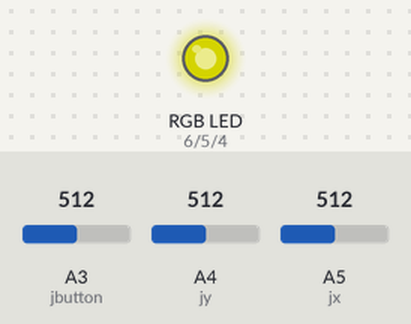
A sketch run on a simulated Arduino Uno, built with avr-gcc and run on an emulated ATmega328P. On the bench: an RGB LED mixed from three pins (HIGH = lit). The test bench sets the inputs (shaded band); at power-on: A4 (jy) = 512, A5 (jx) = 512, A3 (jbutton) = 512. Dim RGB values are drawn brighter than linear.

Above: at 1.3 s.
1.4 s: A4 (jy) set to 716
At 1.9 s:
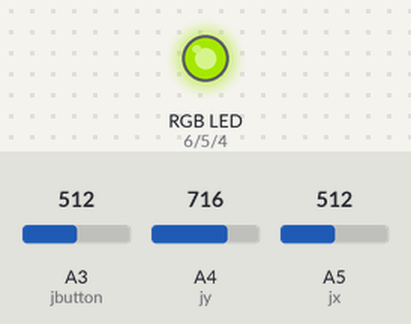
3.0 s: A5 (jx) set to 716
At 4.2 s:
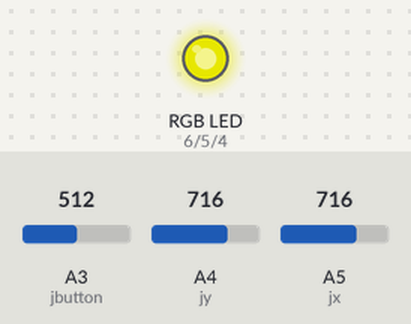
4.5 s: A3 (jbutton) set to 0
At 5.5 s:
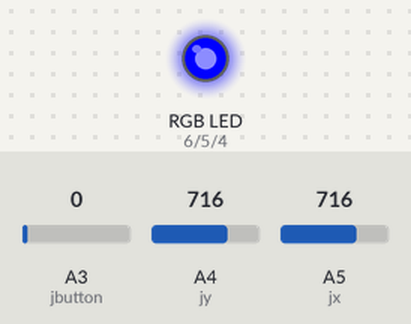
6.0 s: A3 (jbutton) set to 122
At 6.6 s:
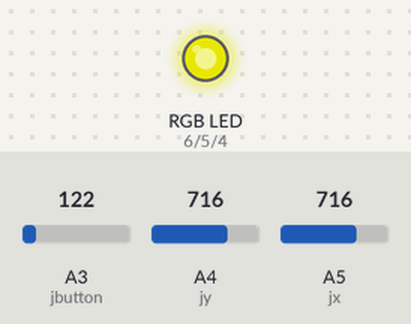
7.5 s: A4 (jy) set to 900
At 7.8 s:
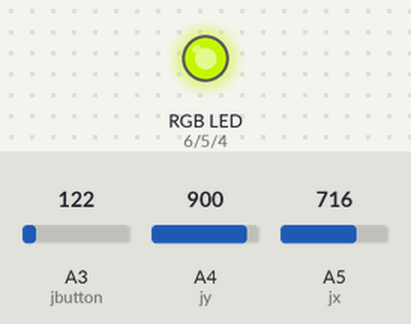
9.0 s: A5 (jx) set to 900
At 10.2 s:
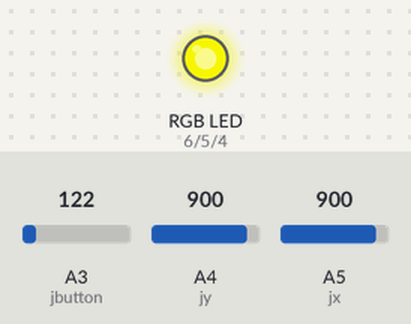
Timing chart, 0 to 11.5 s (numbered marks = the images above; inputs shaded):
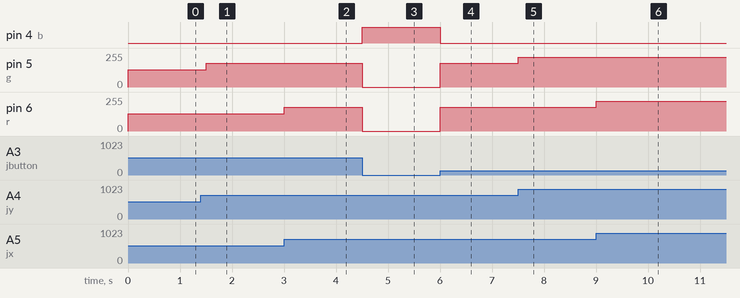

The sketch:

joystick.ino
```cpp
int r = 6, g = 5, b= 4;
int jx = A5, jy = A4, jbutton = A3;
int x, y, z;

void setup() {
  pinMode(jx, INPUT);
  pinMode(jy, INPUT);
  pinMode(jbutton, INPUT);

  pinMode(r, OUTPUT);
  pinMode(g, OUTPUT);
  pinMode(b, OUTPUT);
}

void loop() {
  // put your main code here, to run repeatedly:
  x = analogRead(jx);
  y = analogRead(jy);
  z = analogRead(jbutton);


  if (z == 0){
    analogWrite(r, 0);
    analogWrite(g, 0);
    analogWrite(b,255);
  }else {
    int red = x/4;
    analogWrite(r, red);
    int green = y/4;
    analogWrite(g, green);
    analogWrite(b,0);
  }
  delay(500);
}
```

Measured:
- after the input at 1.4 s, pin 5 (g): 128/255 → 179/255 after 0.10 s
- after the input at 3.0 s, pin 6 (r): 128/255 → 179/255 at once
- after the input at 4.5 s, pin 4 (b): LOW → HIGH at once; pin 5 (g), pin 6 (r): 179/255 → 0/255 at once
- after the input at 6.0 s, pin 4 (b): HIGH → LOW at once; pin 5 (g), pin 6 (r): 0/255 → 179/255 at once
- after the input at 7.5 s, pin 5 (g): 179/255 → 225/255 at once
- after the input at 9.0 s, pin 6 (r): 179/255 → 225/255 at once
